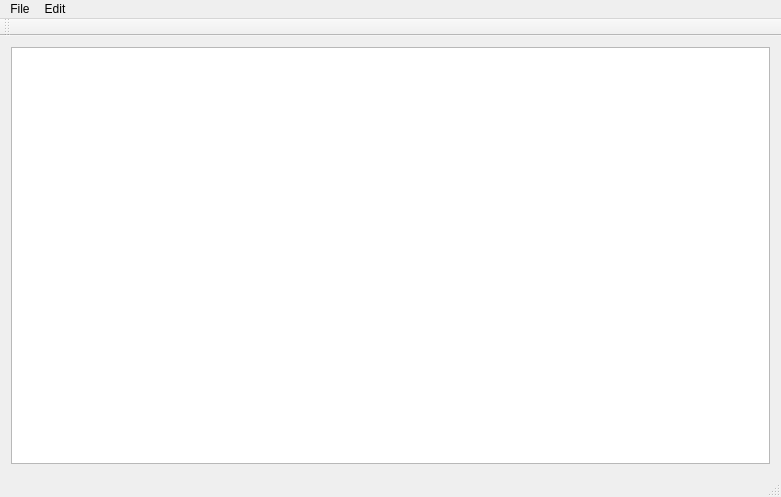
<?xml version="1.0" encoding="UTF-8"?>
<ui version="4.0">
 <class>MainWindow</class>
 <widget class="QMainWindow" name="MainWindow">
  <property name="geometry">
   <rect>
    <x>0</x>
    <y>0</y>
    <width>781</width>
    <height>497</height>
   </rect>
  </property>
  <property name="windowTitle">
   <string>MainWindow</string>
  </property>
  <widget class="QWidget" name="centralWidget">
   <layout class="QVBoxLayout" name="verticalLayout">
    <item>
     <widget class="QTableView" name="tableViewMain"/>
    </item>
   </layout>
  </widget>
  <widget class="QMenuBar" name="menuBar">
   <property name="geometry">
    <rect>
     <x>0</x>
     <y>0</y>
     <width>781</width>
     <height>19</height>
    </rect>
   </property>
   <widget class="QMenu" name="menuFile">
    <property name="title">
     <string>File</string>
    </property>
    <addaction name="action_New_database"/>
    <addaction name="action_Open_database"/>
    <addaction name="separator"/>
    <addaction name="actionExit"/>
   </widget>
   <widget class="QMenu" name="menuEdit">
    <property name="title">
     <string>Edit</string>
    </property>
    <addaction name="actionOrganization_table"/>
    <addaction name="actionPosition_table"/>
    <addaction name="actionTypeWorkingtime_table"/>
   </widget>
   <addaction name="menuFile"/>
   <addaction name="menuEdit"/>
  </widget>
  <widget class="QToolBar" name="mainToolBar">
   <attribute name="toolBarArea">
    <enum>TopToolBarArea</enum>
   </attribute>
   <attribute name="toolBarBreak">
    <bool>false</bool>
   </attribute>
  </widget>
  <widget class="QStatusBar" name="statusBar"/>
  <action name="action_New_database">
   <property name="text">
    <string>&amp;New database</string>
   </property>
   <property name="toolTip">
    <string>Create new database</string>
   </property>
   <property name="shortcut">
    <string>Ctrl+N</string>
   </property>
  </action>
  <action name="action_Open_database">
   <property name="text">
    <string>&amp;Open database</string>
   </property>
   <property name="toolTip">
    <string>Open time tracking database</string>
   </property>
   <property name="shortcut">
    <string>Ctrl+O</string>
   </property>
  </action>
  <action name="actionExit">
   <property name="text">
    <string>Exit</string>
   </property>
  </action>
  <action name="actionOrganization_table">
   <property name="text">
    <string>Organization table</string>
   </property>
   <property name="toolTip">
    <string>Show table 'Organization'.</string>
   </property>
  </action>
  <action name="actionPosition_table">
   <property name="text">
    <string>Position table</string>
   </property>
   <property name="toolTip">
    <string>Show table 'Position'</string>
   </property>
  </action>
  <action name="actionTypeWorkingtime_table">
   <property name="text">
    <string>TypeWorkingTime table</string>
   </property>
   <property name="toolTip">
    <string>Show table 'TypeWorkingTime'.</string>
   </property>
  </action>
 </widget>
 <layoutdefault spacing="6" margin="11"/>
 <resources/>
 <connections>
  <connection>
   <sender>action_New_database</sender>
   <signal>triggered(bool)</signal>
   <receiver>MainWindow</receiver>
   <slot>newDB()</slot>
   <hints>
    <hint type="sourcelabel">
     <x>-1</x>
     <y>-1</y>
    </hint>
    <hint type="destinationlabel">
     <x>199</x>
     <y>149</y>
    </hint>
   </hints>
  </connection>
  <connection>
   <sender>action_Open_database</sender>
   <signal>triggered(bool)</signal>
   <receiver>MainWindow</receiver>
   <slot>openDB()</slot>
   <hints>
    <hint type="sourcelabel">
     <x>-1</x>
     <y>-1</y>
    </hint>
    <hint type="destinationlabel">
     <x>199</x>
     <y>149</y>
    </hint>
   </hints>
  </connection>
  <connection>
   <sender>actionExit</sender>
   <signal>triggered(bool)</signal>
   <receiver>MainWindow</receiver>
   <slot>close()</slot>
   <hints>
    <hint type="sourcelabel">
     <x>-1</x>
     <y>-1</y>
    </hint>
    <hint type="destinationlabel">
     <x>199</x>
     <y>149</y>
    </hint>
   </hints>
  </connection>
  <connection>
   <sender>actionOrganization_table</sender>
   <signal>triggered(bool)</signal>
   <receiver>MainWindow</receiver>
   <slot>showOrganizationForm()</slot>
   <hints>
    <hint type="sourcelabel">
     <x>-1</x>
     <y>-1</y>
    </hint>
    <hint type="destinationlabel">
     <x>390</x>
     <y>248</y>
    </hint>
   </hints>
  </connection>
  <connection>
   <sender>actionPosition_table</sender>
   <signal>triggered(bool)</signal>
   <receiver>MainWindow</receiver>
   <slot>showPositionForm()</slot>
   <hints>
    <hint type="sourcelabel">
     <x>-1</x>
     <y>-1</y>
    </hint>
    <hint type="destinationlabel">
     <x>390</x>
     <y>248</y>
    </hint>
   </hints>
  </connection>
  <connection>
   <sender>actionTypeWorkingtime_table</sender>
   <signal>triggered(bool)</signal>
   <receiver>MainWindow</receiver>
   <slot>showTypeWorkingTimeForm()</slot>
   <hints>
    <hint type="sourcelabel">
     <x>-1</x>
     <y>-1</y>
    </hint>
    <hint type="destinationlabel">
     <x>390</x>
     <y>248</y>
    </hint>
   </hints>
  </connection>
 </connections>
 <slots>
  <slot>newDB()</slot>
  <slot>openDB()</slot>
  <slot>showOrganizationForm()</slot>
  <slot>showPositionForm()</slot>
  <slot>showTypeWorkingTimeForm()</slot>
 </slots>
</ui>
